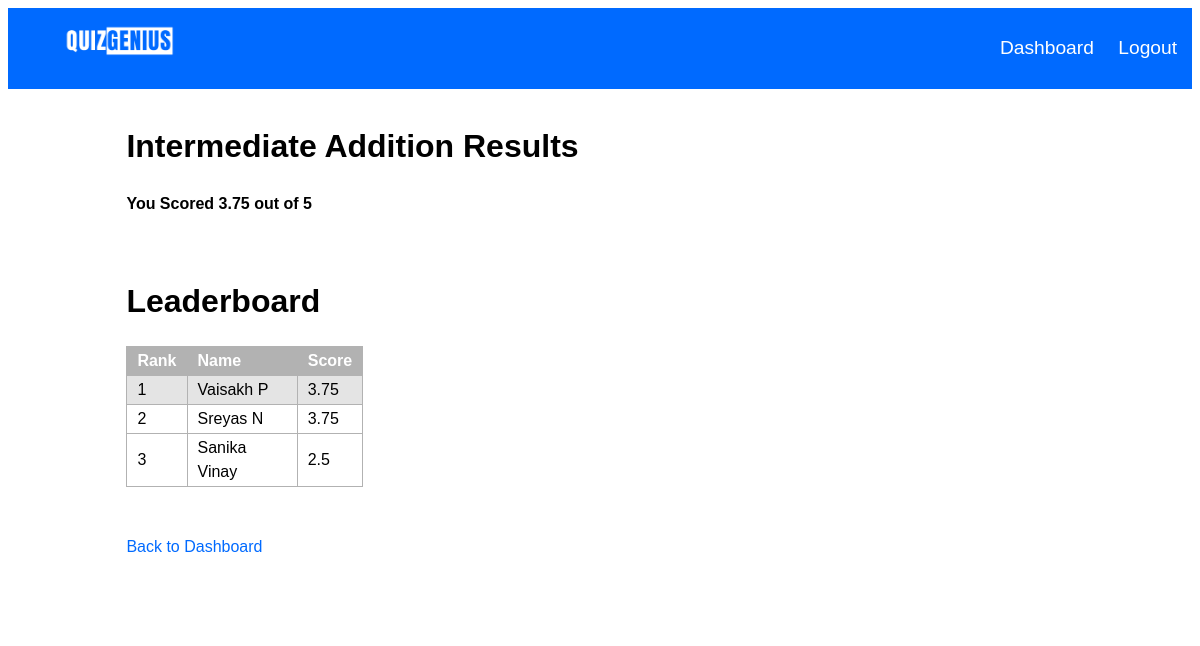
The app's page /quiz/2/result (signed in) with its own data.
### db.py (models this page shows)
class Quiz(db.Model):
    id = db.Column(db.Integer, primary_key=True)
    title = db.Column(db.String(100), nullable=False)
    description = db.Column(db.String(150), nullable=False)
    level = db.Column(db.String(10), nullable=False)
    questions = db.relationship('Question', backref='quiz', cascade='all, delete-orphan', lazy=True)

class UserQuizScore(db.Model):
    id = db.Column(db.Integer, primary_key=True)
    user_id = db.Column(db.Integer, db.ForeignKey('user.id'), nullable=False)
    quiz_id = db.Column(db.Integer, db.ForeignKey('quiz.id'), nullable=False)
    score = db.Column(db.Float, nullable=False)

class User(UserMixin, db.Model):
    firstname = db.Column(db.String(100), nullable=False)
    lastname = db.Column(db.String(100), nullable=False)
    role = db.Column(db.String(20),nullable=False)
    id = db.Column(db.Integer, primary_key=True)
    username = db.Column(db.String(100), unique=True, nullable=False)
    pswrd = db.Column(db.String(100), nullable=False)
    total_score = db.Column(db.Integer, default=0)
    quiz_scores = db.relationship('UserQuizScore', backref = 'user', lazy=True)
    def get_score(self, quiz_id):
        score = UserQuizScore.query.filter_by(user_id=self.id, quiz_id=quiz_id, ).first()
        return score.score if score else 0

### routes.py (the view)
@routes.route('/quiz/<int:quiz_id>/result')
@login_required
def quiz_result(quiz_id):
    current_user_rank = None
    quiz = Quiz.query.get(quiz_id)
    user_score = current_user.get_score(quiz_id)
    quiz_scores = UserQuizScore.query.filter_by(quiz_id=quiz_id).all()
    sorted_scores = sorted(quiz_scores, key=lambda x: x.score, reverse=True)
    if user_score:
        for index, score in enumerate(sorted_scores,1):
            if score.score == user_score:
                current_user_rank = index
                break
    if current_user_rank !=None:
        if current_user_rank <= 5:
            current_user_rank=None
    top_performers = sorted_scores[:5]
    top_performers_details = [(User.query.get(score.user_id), score) for score in top_performers]
    current_user_details = (current_user, user_score) if user_score else None
    return render_template('quiz_result.html', top_performers=top_performers_details, current_user=current_user,quiz=quiz, user_score=user_score, current_user_rank=current_user_rank)

### app.py (called while the page is built)
@login_manager.user_loader
def load_user(user_id):
    if user_id is not None:
        return User.query.get(int(user_id))
    else:
        return None

### authenticator.py (called while the page is built)
def login_required(f):
    @wraps(f)
    def decorated_function(*args, **kwargs):
        if 'user_logged_in' not in session and 'admin_logged_in' not in session:
            return redirect(url_for('routes.login'))  # Redirect to login if no user or admin session
        return f(*args, **kwargs)
    return decorated_function

### templates/quiz_result.html (shortened to what this page needs)
{% extends 'base.html' %}
{% block content %}
<h1>{{ quiz.title }} Results</h1>
<h3> You Scored {{ user_score }} out of {{ quiz.questions|length }}</h3>
<br>
<h1>Leaderboard</h1>
    <table>
        <thead>
            <tr>
                <th id="rank">Rank</th>
                <th id="name">Name</th>
                <th id="score">Score</th>
            </tr>
        </thead>
        <tbody>
            {% for (user, score) in top_performers %}
                {% if user.id == current_user.id %}
                <tr id = "current_user_rank">
                    <td>{{ loop.index }}</td>
                    <td>{{ user.firstname }} {{ user.lastname }}</td>
                    <td>{{ score.score }}</td>
                </tr>
                {% else %}
                <tr>
                    <td>{{ loop.index }}</td>
                    <td>{{ user.firstname }} {{ user.lastname }}</td>
                    <td>{{ score.score }}</td>
                </tr>
                {% endif %}
            {% endfor %}
        </tbody>
    </table>
<br>
<br>
<a href="{{ url_for('routes.dashboard') }}"> Back to Dashboard</a>
{% endblock %}

### static/style.css (style rules this page uses)
* { font-family: 'poppins',sans-serif; }
* { font-size: 1em; line-height: 1.5em; }
.body_container h1 { font-size: 2em; }
a { text-decoration: none; color: rgb(0, 106, 255); }
table, th, td { text-align: left; border: 1px solid rgb(178, 178, 178) ; border-collapse: collapse; padding: 2px; padding-left: 10px; padding-right: 10px; }
th { color: rgb(255, 255, 255) ; background-color: rgb(178, 178, 178) }
#current_user_rank { background-color: rgb(228, 228, 228); }
#rank, #score { width: 20%; }
#name { width: 60%; }
table { width: 25%; }

### records on screen
Quiz: title "Intermediate Addition"
UserQuizScore: score "3.75"
User: firstname "Vaisakh", lastname "P", score "3.75"
User: firstname "Sreyas", lastname "N", score "3.75"
User: firstname "Sanika", lastname "Vinay", score "2.5"

### other values on screen
{{ quiz.questions|length }} "5"
